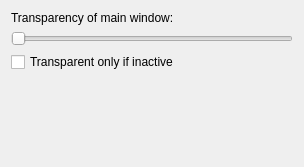
<ui version="4.0" >
 <class>TransparentCfgBase</class>
 <widget class="QWidget" name="TransparentCfgBase" >
  <property name="geometry" >
   <rect>
    <x>0</x>
    <y>0</y>
    <width>304</width>
    <height>167</height>
   </rect>
  </property>
  <property name="windowTitle" >
   <string>Form1</string>
  </property>
  <layout class="QVBoxLayout" >
   <property name="margin" >
    <number>11</number>
   </property>
   <property name="spacing" >
    <number>6</number>
   </property>
   <item>
    <widget class="QLabel" name="TextLabel1" >
     <property name="sizePolicy" >
      <sizepolicy>
       <hsizetype>1</hsizetype>
       <vsizetype>1</vsizetype>
       <horstretch>0</horstretch>
       <verstretch>0</verstretch>
      </sizepolicy>
     </property>
     <property name="text" >
      <string>Transparency of main window:</string>
     </property>
     <property name="alignment" >
      <set>Qt::AlignLeading|Qt::AlignLeft|Qt::AlignVCenter</set>
     </property>
     <property name="wordWrap" >
      <bool>false</bool>
     </property>
    </widget>
   </item>
   <item>
    <widget class="QSlider" name="sldTransparency" >
     <property name="maximum" >
      <number>100</number>
     </property>
     <property name="singleStep" >
      <number>5</number>
     </property>
     <property name="pageStep" >
      <number>20</number>
     </property>
     <property name="orientation" >
      <enum>Qt::Horizontal</enum>
     </property>
     <property name="tickInterval" >
      <number>0</number>
     </property>
    </widget>
   </item>
   <item>
    <widget class="QCheckBox" name="chkInactive" >
     <property name="text" >
      <string>Transparent only if inactive</string>
     </property>
    </widget>
   </item>
   <item>
    <spacer>
     <property name="orientation" >
      <enum>Qt::Vertical</enum>
     </property>
     <property name="sizeType" >
      <enum>QSizePolicy::Expanding</enum>
     </property>
     <property name="sizeHint" >
      <size>
       <width>20</width>
       <height>20</height>
      </size>
     </property>
    </spacer>
   </item>
  </layout>
 </widget>
 <resources/>
 <connections/>
</ui>
